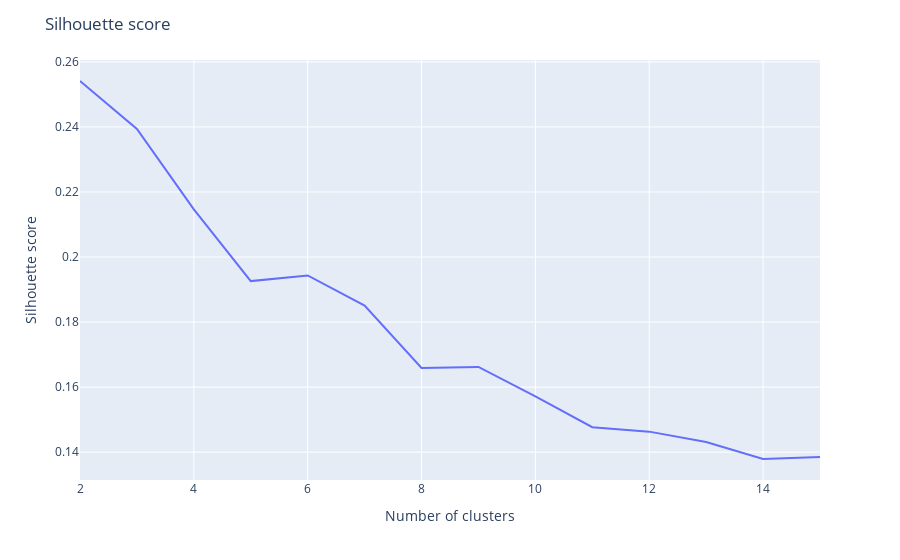

Here is the notebook cell this chart was saved with:
### Code cell
#Here we perform a silouhette score analysis to select a good number of cluster.
X = user_to_cat_first.values
y = 0

range_n_clusters = range(2, 15 + 1)
silhouette_score_list=[]
for n_clusters in range_n_clusters:
    clusterer = KMeans(n_clusters=n_clusters)
    clusterer.fit(X)
    cluster_labels = clusterer.labels_

    # The silhouette_score gives the average value for all the samples.
    # This gives a perspective into the density and separation of the formed
    # clusters
    silhouette_avg = silhouette_score(X, cluster_labels)
    silhouette_score_list.append(silhouette_avg)
    print(
        "For n_clusters =",
        n_clusters,
        "The average silhouette_score is :",
        silhouette_avg,
    )
fig=px.line(x=range_n_clusters,y=silhouette_score_list)
fig.update_layout(
    title="Silhouette score",
    xaxis_title="Number of clusters",
    yaxis_title="Silhouette score",
    legend_title="Silhouette score",)
fig.show()

### Figure 1 — Plotly figure (JSON) as saved in the notebook; plotly's stock layout.template omitted (floating-point values rounded to 4 significant figures)
{"data": [{"hovertemplate": "x=%{x}<br>y=%{y}<extra></extra>", "legendgroup": "", "line": {"color": "#636efa", "dash": "solid"}, "marker": {"symbol": "circle"}, "mode": "lines", "name": "", "orientation": "v", "showlegend": false, "type": "scatter", "x": [2, 3, 4, 5, 6, 7, 8, 9, 10, 11, 12, 13, 14, 15], "xaxis": "x", "y": [0.2541, 0.2394, 0.2146, 0.1926, 0.1943, 0.185, 0.1659, 0.1662, 0.1572, 0.1477, 0.1463, 0.1431, 0.1379, 0.1385], "yaxis": "y"}], "layout": {"legend": {"title": {"text": "Silhouette score"}, "tracegroupgap": 0}, "margin": {"t": 60}, "title": {"text": "Silhouette score"}, "xaxis": {"anchor": "y", "domain": [0, 1], "title": {"text": "Number of clusters"}}, "yaxis": {"anchor": "x", "domain": [0, 1], "title": {"text": "Silhouette score"}}}}
